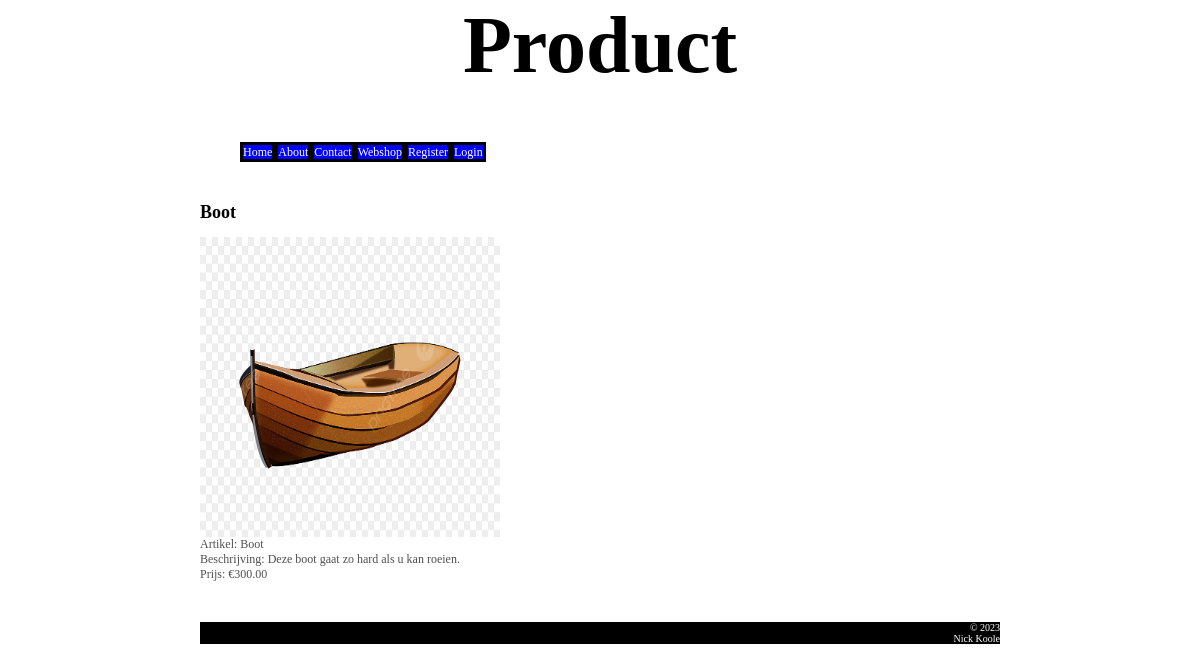
The page /index.php?page=details&product_id=4 on the database its author committed.
### tables this page shows
CREATE TABLE `products` (
  `product_id` int(10) NOT NULL,
  `name` varchar(40) NOT NULL,
  `description` varchar(200) NOT NULL,
  `price` decimal(10,2) NOT NULL,
  `product_picture_location` varchar(80) NOT NULL
);

### file_repository.php (called while the page is built, shortened)
<?php
    function connectToDatabase() {
        $servername = "localhost";
        $username = "WebShopUser";
        $password = "Testtest!";
        $dbname = "nicks_webshop";
        $conn = mysqli_connect($servername, $username, $password, $dbname);
        return $conn;
    }
    function getWebshopProduct($product_id){
        $conn = connectToDatabase();
        $product_id = mysqli_real_escape_string($conn, $product_id);
        try{
            $sql = "SELECT * FROM products WHERE product_id='" . $product_id . "'";
            $result = mysqli_query($conn, $sql);
            $row = mysqli_fetch_assoc($result);
            return $row;
        } finally {
            disconnectFromDatabase($conn);
        }
    }
?>

### products_service.php (called while the page is built, shortened)
<?php
    function getWebshopProductDetails($product_id) {
        $genericError = "";
        try {
            $product = getWebshopProduct($product_id);
        }
        catch(Exception $e) {
            $genericError = "Helaas kunnen wij dit product op dit moment niet laten zien. Probeer het later opnieuw.";
            logError($e->getMessage());
        }
        return array('product' => $product, 'genericError' => $genericError);
    }
?>

### product.php (the view, shortened to what this page needs)
<?php
    function showProductBody($data) {
        echo '<h2>' . $data['product']["name"] . '</h2>';
        echo '<img src="' . $data['product']["product_picture_location"] . '" class="detailPicture" alt="Een foto"><br>' .
        'Artikel: ' . $data['product']["name"] . '<br>' .
        'Beschrijving: ' . $data['product']["description"] . '<br>' .
        'Prijs: €' . $data['product']["price"] . '<br>';
        echo '<span>' . $data['errProduct_id'] . '</span><br>' .
        '<span>' . $data['errQuantity'] . '</span><br>';
    }
?>

### CSS/stylesheet.css (style rules this page uses)
h2 { color: black; }
body { max-width: 800px; margin: auto; text-align: left; }
img { width: 100px; height: 100px; }
.pagetext { background-color: white; color: rgb(80,80,80); font-size: 12px; }
.detailPicture { width: 300px; height: 300px; }

### rows shown on the page
products: name "Boot", description "Deze boot gaat zo hard als u kan roeien.", price "300.00"

### other values the page prints
getHeader($data) "Product"
$title "Home"
$title "About"
$title "Contact"
$title "Webshop"
$title "Register"
$title "Login"
